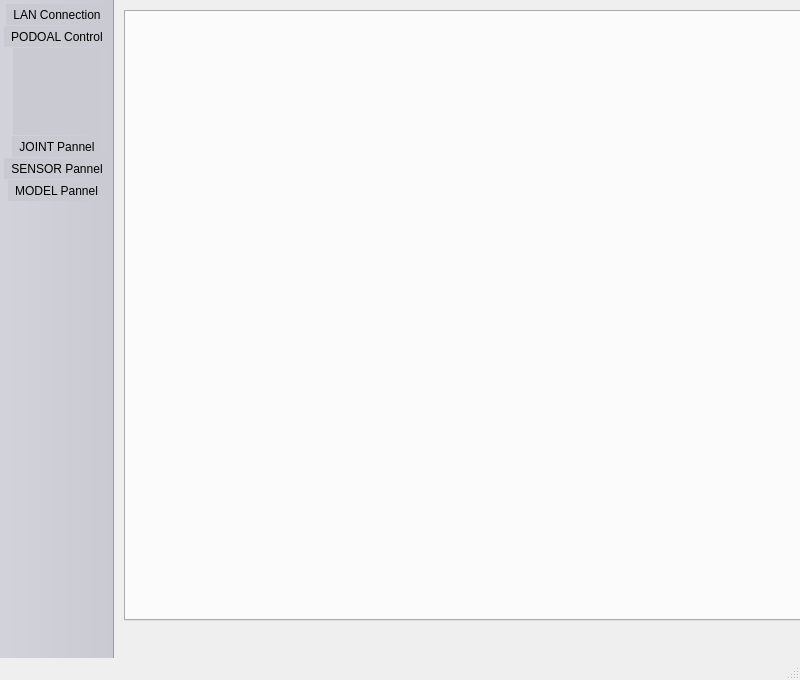
<?xml version="1.0" encoding="UTF-8"?>
<ui version="4.0">
 <class>GUIMainWindow</class>
 <widget class="QMainWindow" name="GUIMainWindow">
  <property name="geometry">
   <rect>
    <x>0</x>
    <y>0</y>
    <width>800</width>
    <height>680</height>
   </rect>
  </property>
  <property name="windowTitle">
   <string>PODO GUI -- Rainbow Robotics</string>
  </property>
  <widget class="QWidget" name="centralWidget">
   <widget class="QTabWidget" name="MAIN_TAB">
    <property name="geometry">
     <rect>
      <x>10</x>
      <y>10</y>
      <width>681</width>
      <height>611</height>
     </rect>
    </property>
    <property name="currentIndex">
     <number>-1</number>
    </property>
   </widget>
  </widget>
  <widget class="QMenuBar" name="menuBar">
   <property name="geometry">
    <rect>
     <x>0</x>
     <y>0</y>
     <width>800</width>
     <height>25</height>
    </rect>
   </property>
  </widget>
  <widget class="QToolBar" name="mainToolBar">
   <property name="sizePolicy">
    <sizepolicy hsizetype="Fixed" vsizetype="Preferred">
     <horstretch>0</horstretch>
     <verstretch>0</verstretch>
    </sizepolicy>
   </property>
   <property name="styleSheet">
    <string notr="true">background-color: rgb(202, 203, 210);</string>
   </property>
   <property name="movable">
    <bool>false</bool>
   </property>
   <property name="iconSize">
    <size>
     <width>80</width>
     <height>80</height>
    </size>
   </property>
   <attribute name="toolBarArea">
    <enum>LeftToolBarArea</enum>
   </attribute>
   <attribute name="toolBarBreak">
    <bool>false</bool>
   </attribute>
   <addaction name="actionLAN"/>
   <addaction name="actionPODOAL"/>
   <addaction name="actionDUMMY"/>
   <addaction name="actionJOINT"/>
   <addaction name="actionSENSOR"/>
   <addaction name="actionMODEL"/>
  </widget>
  <widget class="QStatusBar" name="statusBar"/>
  <action name="actionLAN">
   <property name="checkable">
    <bool>true</bool>
   </property>
   <property name="icon">
    <iconset>
     <normaloff>../SHARE/GUI/icon/LAN_OFF_BLACK.png</normaloff>
     <normalon>../SHARE/GUI/icon/LAN_OFF_BLUE.png</normalon>../SHARE/GUI/icon/LAN_OFF_BLACK.png</iconset>
   </property>
   <property name="text">
    <string>LAN Connection</string>
   </property>
   <property name="toolTip">
    <string>LAN Connection</string>
   </property>
  </action>
  <action name="actionPODOAL">
   <property name="checkable">
    <bool>true</bool>
   </property>
   <property name="icon">
    <iconset>
     <normaloff>../SHARE/GUI/icon/MODULE_BLACK.png</normaloff>
     <normalon>../SHARE/GUI/icon/MODULE_BLUE.png</normalon>../SHARE/GUI/icon/MODULE_BLACK.png</iconset>
   </property>
   <property name="text">
    <string>PODOAL Control</string>
   </property>
   <property name="toolTip">
    <string>PODOAL Control</string>
   </property>
  </action>
  <action name="actionJOINT">
   <property name="checkable">
    <bool>true</bool>
   </property>
   <property name="icon">
    <iconset>
     <normaloff>../SHARE/GUI/icon/JOINT_BLACK.png</normaloff>
     <normalon>../SHARE/GUI/icon/JOINT_BLUE.png</normalon>../SHARE/GUI/icon/JOINT_BLACK.png</iconset>
   </property>
   <property name="text">
    <string>JOINT Pannel</string>
   </property>
   <property name="toolTip">
    <string>JOINT Pannel</string>
   </property>
  </action>
  <action name="actionSENSOR">
   <property name="checkable">
    <bool>true</bool>
   </property>
   <property name="icon">
    <iconset>
     <normaloff>../SHARE/GUI/icon/SENSOR_BLACK.png</normaloff>
     <normalon>../SHARE/GUI/icon/SENSOR_BLUE.png</normalon>../SHARE/GUI/icon/SENSOR_BLACK.png</iconset>
   </property>
   <property name="text">
    <string>SENSOR Pannel</string>
   </property>
   <property name="toolTip">
    <string>SENSOR Pannel</string>
   </property>
  </action>
  <action name="actionDUMMY">
   <property name="enabled">
    <bool>false</bool>
   </property>
   <property name="text">
    <string/>
   </property>
  </action>
  <action name="actionMODEL">
   <property name="checkable">
    <bool>true</bool>
   </property>
   <property name="icon">
    <iconset>
     <normaloff>../SHARE/GUI/icon/SIMULATOR_BLACK.png</normaloff>
     <normalon>../SHARE/GUI/icon/SIMULATOR_BLUE.png</normalon>../SHARE/GUI/icon/SIMULATOR_BLACK.png</iconset>
   </property>
   <property name="text">
    <string>MODEL Pannel</string>
   </property>
   <property name="toolTip">
    <string>MODEL Pannel</string>
   </property>
  </action>
 </widget>
 <layoutdefault spacing="6" margin="11"/>
 <resources/>
 <connections/>
</ui>
